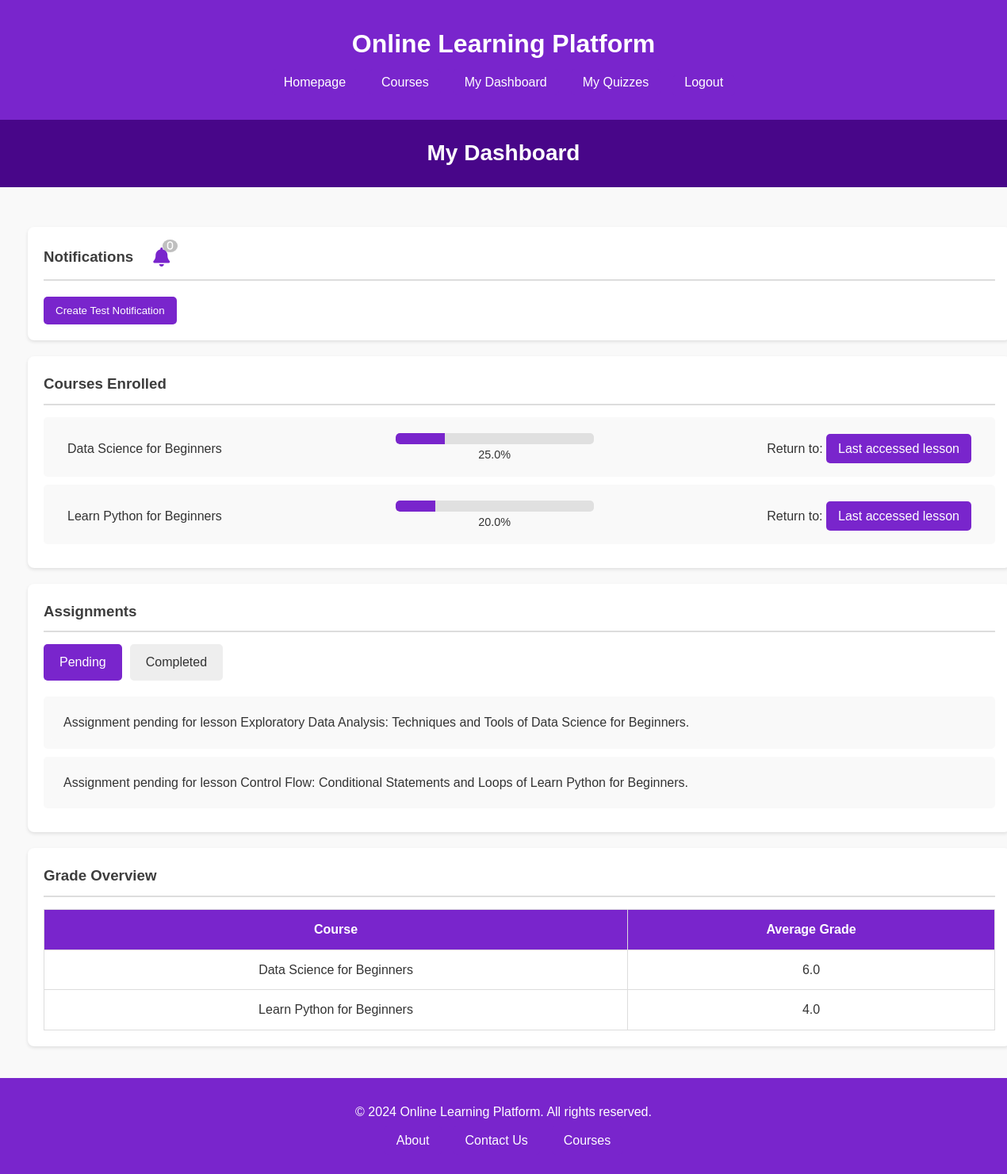
The app's page /learning/student/dashboard/ (signed in) with its own data.
### users/models.py (models this page shows, shortened)
class Lesson(models.Model):
    course = models.ForeignKey(Course, on_delete=models.CASCADE, related_name='lessons')
    title = models.CharField(max_length=255)
    video_url = models.URLField(blank=True, null=True)
    video_file = models.FileField(storage=MediaStorage(), upload_to='lesson_videos/', blank=True, null=True)
    pdf = models.FileField(storage=MediaStorage(), upload_to='lesson_pdfs/', blank=True, null=True)
    content = models.TextField()
    order = models.PositiveIntegerField()  # Order of lessons in a course
    homework_requirements = models.TextField(blank=True, null=True)
    def __str__(self):
        return f"{self.title} (Order: {self.order}, Course: {self.course.title})"

class Course(models.Model):
    title = models.CharField(max_length=150)
    description = models.TextField()
    instructor = models.ForeignKey(settings.AUTH_USER_MODEL, on_delete=models.CASCADE, related_name='courses')
    LEVEL_CHOICES = (
        ('beginner', 'Beginner'),
        ('intermediate', 'Intermediate'),
        ('advanced', 'Advanced'),
    )
    level = models.CharField(max_length=20, choices=LEVEL_CHOICES, blank=True, null=True)
    field_of_study = models.ForeignKey(FieldOfStudy, on_delete=models.CASCADE, default=1)
    prerequisites = models.ManyToManyField(Prerequisite)
    created_at = models.DateTimeField(auto_now_add=True)

### learning/views.py (the view, shortened to what this page needs)
# urls.py: path('student/dashboard/', StudentDashboardView.as_view(), name='student_dashboard'),
class StudentDashboardView(RoleRequiredMixin, StudentEnrollmentMixin, TemplateView):
    template_name = 'learning/student_dashboard.html'
    required_role = 'student'
    def get_context_data(self, **kwargs):
        context = super().get_context_data(**kwargs)
        enrolled_courses = self.get_enrolled_courses()
        student = self.request.user.profile
        context["course_progress_data"] = [
            {
                'course': enrollment.course.title,
                'progress': enrollment.calculate_progress(),
                'last_accessed_lesson_order': enrollment.get_last_accessed_lesson_order(),
                'last_accessed_lesson': Lesson.objects.get(course=enrollment.course,
                                                           order=enrollment.get_last_accessed_lesson_order()),
                'completed_assignments': StudentAssignment.objects.filter(course=enrollment.course, student=student,
                                                                          handed_in=True).order_by('-date_handed_in'),
                'average_grade': enrollment.calculate_average_grade(),
            }
            for enrollment in enrolled_courses
        ]
        return context

### learning/views.py (called while the page is built)
    def dispatch(self, request, *args, **kwargs):
        if not request.user.is_authenticated:
            return super().dispatch(request, *args, **kwargs)  # This will redirect to the login page
        if not self.has_required_role():
            return HttpResponseForbidden("You don't have the required role to access this page.")
        return super().dispatch(request, *args, **kwargs)

    def has_required_role(self):
        return getattr(self.request.user.profile, 'role', None) == self.required_role

    def get_enrolled_courses(self):
        student_profile = self.request.user.profile
        return Enrollment.objects.filter(student=student_profile).select_related('course')

### users/models.py (called while the page is built)
    def calculate_progress(self):
        completed_lessons = LessonCompletion.objects.filter(enrollment=self).count()
        total_lessons = self.course.lessons.count()
        if total_lessons == 0:
            self.progress = 0
        else:
            self.progress = (completed_lessons / total_lessons) * 100
        self.save()
        return round(self.progress, 2)

    def calculate_average_grade(self):
        submitted_assignments = StudentAssignment.objects.filter(course=self.course, student=self.student, handed_in=True)
        amount = submitted_assignments.count()
        total_grade = 0
        for assignment in submitted_assignments:
            if assignment.grade is not None:  # Ensure grade is not None
                total_grade += assignment.grade
        return round(total_grade / amount, 2) if amount > 0 else 0

    def get_last_accessed_lesson_order(self):
        last_completed = self.completed_lessons.order_by('order').last()
        if last_completed:
            next_lesson = Lesson.objects.filter(course=self.course, order__gt=last_completed.order).order_by('order').first()
            if next_lesson:
                return next_lesson.order
            else:
                return last_completed.order
        else:
            first_lesson = Lesson.objects.filter(course=self.course).order_by('order').first()
            return first_lesson.order if first_lesson else None

### learning/templates/learning/student_dashboard.html (shortened to what this page needs)
{% extends 'users/layout.html' %}
{% load static %}
    {% block styles %}
    <link rel="stylesheet" href="{% static 'learning_styles.css' %}">
    {% endblock %}
{% block body %}
    <div class="courses-header">
        <h1 class="header">My Dashboard</h1>
    </div>
    <div class="container">
        <section class="section">
            <div id="notif-header" class="notification-header">
                <h3 class="notif">Notifications</h3>
                <a href="#" id="notificationBell">
                    <i id="bellCount" class="fa-solid fa-bell" data-count="0"></i>
                </a>
            </div>
            <button id="testNotificationButton">Create Test Notification</button>
        </section>
        <section class="section">
            <h3>Courses Enrolled</h3>
            <ul>
                {% for item in course_progress_data %}
                    <li class="enrolled-courses padding">
                        <div class="course-info">
                            <span>{{ item.course }}</span>
                        </div>
                        <div class="progress-info" id="wide">
                            <div class="progress-bar-container">
                                <div class="progress-bar" style="width: {{ item.progress }}%;"></div>
                            </div>
                            <span class="progress-text">{{ item.progress }}%</span>
                        </div>
                        <div class="last-accessed">
                            <p>Return to:
                                <a href="{% url 'learning:lesson' course_title=item.course lesson_order=item.last_accessed_lesson_order %}">
                                    Last accessed lesson
                                </a>
                            </p>
                        </div>
                    </li>
                {% empty %}
                    <li>No enrolled courses.</li>
                {% endfor %}
            </ul>
        </section>
        <section class="section">
            <h3>Assignments</h3>
            <div class="tabs">
                <div class="tab active" onclick="switchTab('pending')">Pending</div>
                <div class="tab" onclick="switchTab('completed')">Completed</div>
            </div>
            <div id="pending" class="tab-content">
                <ul>
                    {% for item in course_progress_data %}
                    <li class="enrolled-courses">
                        <a class="assignment" href="{% url 'learning:lesson' course_title=item.course  lesson_order=item.last_accessed_lesson_order %}">
                        Assignment pending for lesson {{ item.last_accessed_lesson.title }} of {{ item.course }}.
                        </a>
                    </li>
                    {% empty %}
                    <li>No pending assignments.</li>
                    {% endfor %}
                </ul>
            </div>
        </section>
        <section class="section">
            <h3>Grade Overview</h3>
            <table>
                <thead>
                    <tr>
                        <th>Course</th>
                        <th>Average Grade</th>
                    </tr>
                </thead>
                <tbody>
                    {% for item in course_progress_data %}
                    <tr>
                        <td>{{ item.course }}</td>
                        <td>{{ item.average_grade }}</td>
                    </tr>
                    {% endfor %}
                </tbody>
            </table>
        </section>
    </div>
{% endblock %}

### users/static/styles.css (style rules this page uses)
:root { --primary-violet: #7925cc ; --primary-violet-dark: #480689; --light-violet: #f5ebff; }
body, h1, h2, h3, p, ul, li { margin: 0; padding: 0; list-style: none; }
body { font-family: 'Arial', sans-serif; line-height: 1.6; background-color: #f9f9f9; color: #333; }
.container { width: 90%; max-width: 1200px; margin: 0px auto; padding: 20px; }
h1.header { font-size: 28px; }
.courses-header { text-align: center; margin-bottom: 30px; padding: 20px; background-color: var(--primary-violet-dark); color: white; }
.progress-bar { width: 100%; background-color: #e0e0e0; border-radius: 8px; overflow: hidden; }

### learning/static/learning_styles.css (style rules this page uses)
:root { --primary-violet: #7925cc ; --primary-violet-dark: #480689; --light-violet: #f5ebff; }
h1.header, .quiz-header { font-size: 28px; text-align: center; }
h2, h3 { color: #3d3d3d; }
.container { width: 100%; max-width: 1200px; margin: 0 auto; padding: 20px; }
.section { background-color: #fff; border-radius: 8px; box-shadow: 0 2px 4px rgba(0, 0, 0, 0.1); margin-bottom: 20px; padding: 20px; width: 100%; }
.section h3 { margin-bottom: 15px; border-bottom: 2px solid #ddd; padding-bottom: 10px; }
ul { list-style: none; padding: 0; }
ul li.enrolled-courses { margin-bottom: 10px; padding: 10px; background-color: #f9f9f9; border-radius: 5px; display: flex; justify-content: space-between; align-items: center; flex-wrap: wrap; }
ul li.padding { padding: 20px 10px 5px; }
.course-info, .progress-info, .last-accessed { flex: 1; text-align: center; margin-bottom: 10px; max-width: fit-content; }
#wide { max-width: 250px; }
.course-info { margin-left: 20px; }
.last-accessed { margin-right: 20px; }
.progress-bar-container { width: 100%; background-color: #e0e0e0; border-radius: 5px; overflow: hidden; }
.progress-bar { height: 14px; background-color: var(--primary-violet); border-radius: 5px 0 0 5px; transition: width 0.5s ease; }
.progress-text { font-size: 0.9em; }
a, button { text-decoration: none; background-color: var(--primary-violet); color: white; padding: 10px 15px; border-radius: 5px; border: none; cursor: pointer; transition: background-color 0.3s; }
a.assignment { text-decoration: none; cursor: pointer; color:#333; background-color: #f9f9f9; }
.tabs { display: flex; justify-content: flex-start; gap: 10px; margin-bottom: 20px; }
.tab { padding: 10px 20px; cursor: pointer; background-color: #eee; border-radius: 5px; transition: background-color 0.3s; }
.tab.active { background-color: var(--primary-violet); color: #fff; }
table { width: 100%; border-collapse: collapse; }
table, th, td { border: 1px solid #ddd; padding: 12px; text-align: center; }
th { background-color: #f2f2f2; }
th { background-color: var(--primary-violet); color: #fff; }
.notification-header { display: flex; justify-content: flex-start; align-items: center; border-bottom: 2px solid #ddd; }
#notificationBell { color: var(--primary-violet); background-color: unset; text-decoration: none; font-size: 1.5em; margin: 0 0 8px 25px; padding: 0; }
h3.notif { border-bottom: none; margin-bottom: 0; }
#bellCount { position: relative; display: inline-block; }
#bellCount::after { content: attr(data-count); position: absolute; top: -10px; right: -10px; background-color: red; color: white; font-size: 0.5em; border-radius: 50%; padding: 2px 6px; max-width: 20px; max-height: 20px; text-align: center; display: inline-block; }
#bellCount[data-count="0"]::after { background-color: gray; color: white; opacity: 0.5; }
#testNotificationButton { margin-top: 20px; }

### records on screen
Lesson: course "Data Science for Beginners", progress "25.0", last_accessed_lesson "Exploratory Data Analysis: Techniques and Tools", average_grade "6.0"
Lesson: course "Learn Python for Beginners", progress "20.0", last_accessed_lesson "Control Flow: Conditional Statements and Loops", average_grade "4.0"
